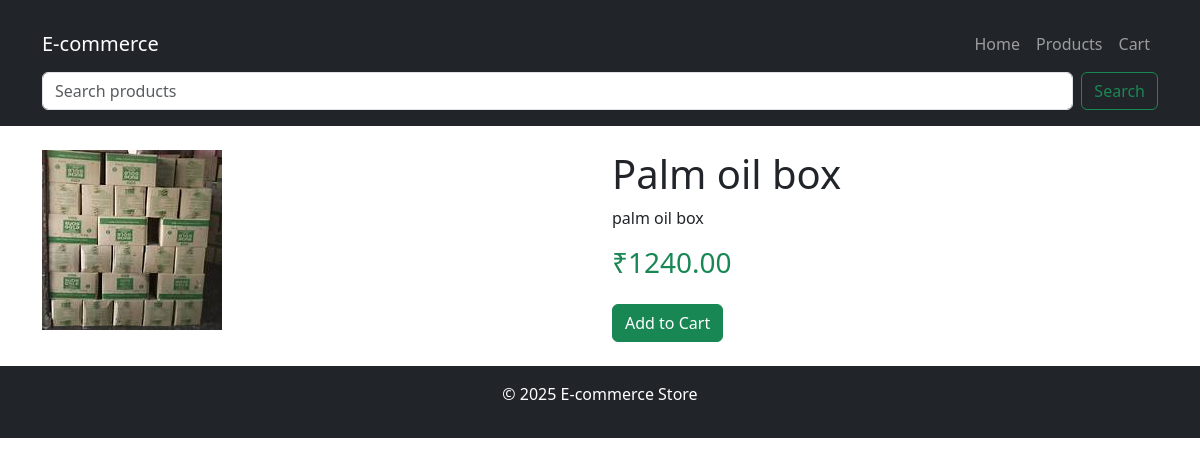
Screenshot of /products/2/ with the database file from the repository.
### shop/models.py (models this page shows, shortened)
class Product(models.Model):
    name = models.CharField(max_length=100)
    category = models.ForeignKey(Category, on_delete=models.CASCADE, null=True, blank=True)
    description = models.TextField()
    price = models.DecimalField(max_digits=10, decimal_places=2)
    image = models.ImageField(upload_to='products/')
    published = models.BooleanField(default=True)  # New field for visibility

### shop/views.py (the view)
# urls.py: path('products/<int:product_id>/', views.product_detail, name='product_detail'),
def product_detail(request, product_id):
    product = get_object_or_404(Product, pk=product_id)
    return render(request, 'product_detail.html', {'product': product})

### shop/templates/product_detail.html
{% extends 'base.html' %}
{% block content %}
<div class="row">
    <div class="col-md-6">
        <img src="{{ product.image.url }}" class="img-fluid" alt="{{ product.name }}">
    </div>
    <div class="col-md-6">
        <h1>{{ product.name }}</h1>
        <p>{{ product.description }}</p>
        <h3 class="text-success">₹{{ product.price }}</h3>
        <a href="/add-to-cart/{{ product.id }}/" class="btn btn-success mt-3">Add to Cart</a>
    </div>
</div>
{% endblock %}

### rows the page displays
Product: image (picture), name "Palm oil box", description "palm oil box", price "1240.00"
